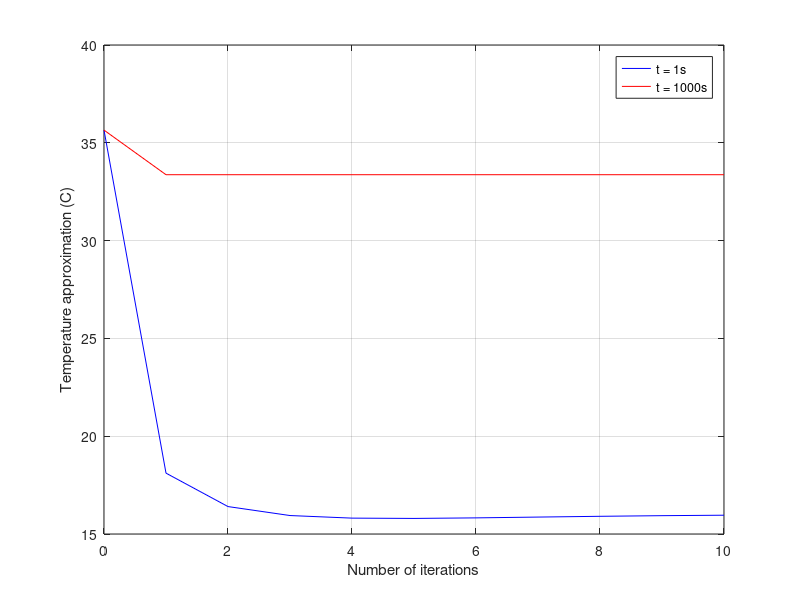
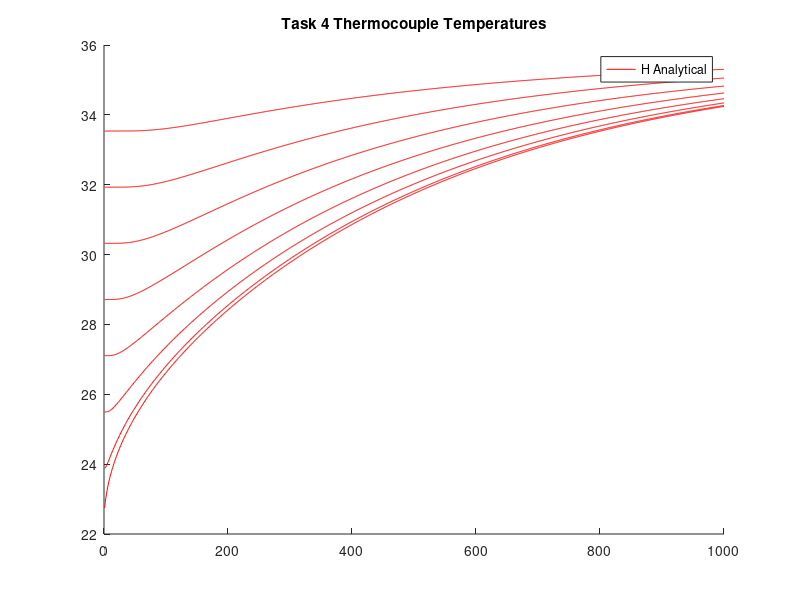
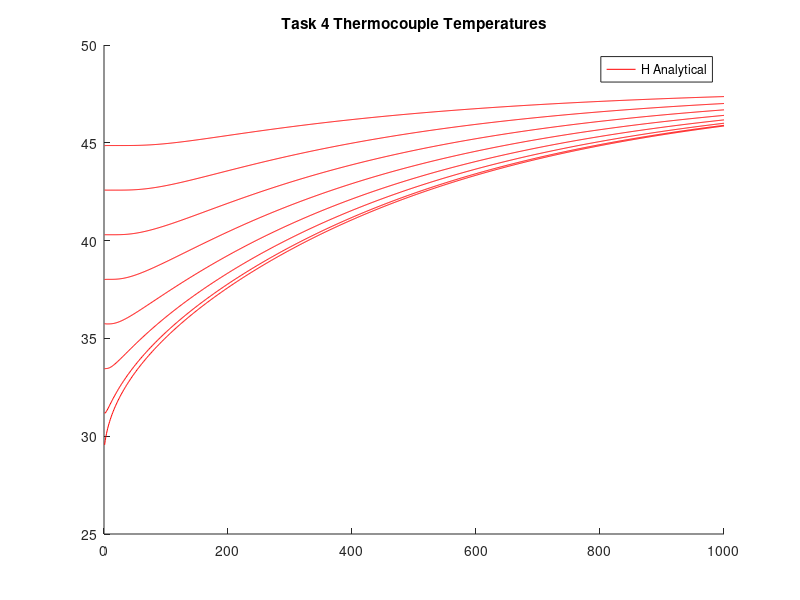
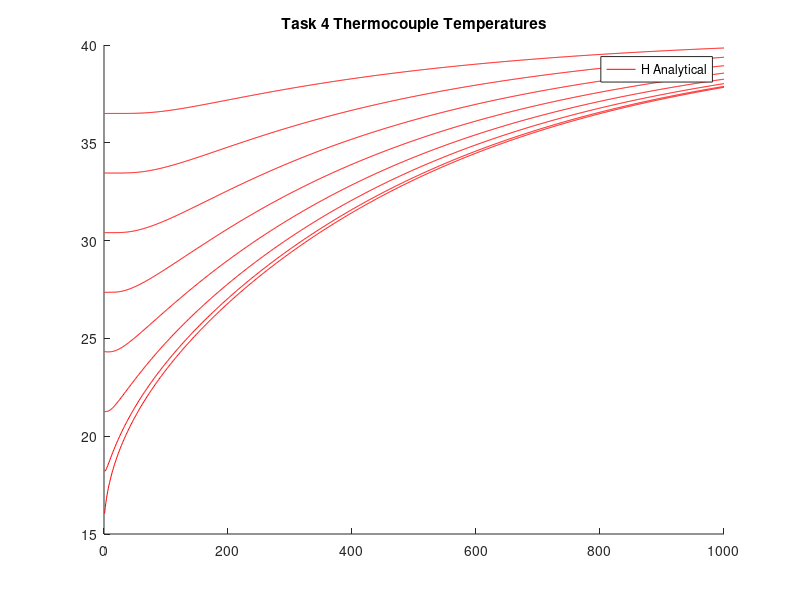

Reproduce these figures in MATLAB, in order.
clc;
clear;
close all;

%% Task 1
%t=1s
N = 10;
L = .2413;
x = .2159;
H = 91.0871;
T0 = 15.9830;
t = 1;
k = 130;
ro = 2810;
cp = 960;
alpha = k / (ro * cp);
total1 = 0;
total2= 0;
start = T0 + (H * x);
TOTAL1 = zeros(1,N);
TOTAL2 = zeros(1,N);
lambda1 = zeros(1,N);
bn1 = zeros(1,N);
sum1 = zeros(1,N);

for n = 1:N
lambda1(n) = ((2*n - 1) * pi) / (2 * L);
bn1(n) = ((-1)^(n) * (4*H*L)) / (2*n-1) * (2 / ((2*n-1) * pi * pi));
sum1(n) = bn1(n) * sin(lambda1(n)*x) * exp(-lambda1(n)^2 * alpha * t);
total1 = sum1(n) + total1;
TOTAL1(n) = total1;
end

u1 = start + TOTAL1;




% t = 1000s
t = 1000;
for n = 1:N
lambda2 = ((2*n - 1) * pi) / (2 * L);
bn2 = ((-1)^(n) * (4*H*L)) / (2*n-1) * (2 / ((2*n-1) * pi * pi));
sum2 = bn2 * sin(lambda2*x) * exp(-lambda2^2 * alpha * t);
total2 = sum2 + total2;
TOTAL2(n) = total2;
end

u2 = start + TOTAL2;

n = linspace(1,10,10);
t1 = [start,u1(1)];
t2 = [start,u2(1)];
m = linspace (0,1,2);
%
figure;

plot(n, u1, 'b'); hold on;
plot(n,u2, 'r');
plot(m,t1, 'b');
plot(m,t2, 'r');
xlabel('Number of iterations');
ylabel('Temperature approximation (C)');
legend('t = 1s', 't = 1000s');
grid on;
%}
%% Task 2

%Model 1A


lambda = zeros(1,N);
bn = zeros(1,N);
sum = zeros(1,N);
tf = 1000;
total = zeros(1,tf);
Total = zeros(1,tf);

u = zeros(1,8);
HAN = [91.0871,132.0763,101.61,146.7295,554.0675];
HEXP = [55.399,78.553,104.987,150.169,287.308];
%{
for h = 1:length(HAN)

start = T0 + (HAN(h) * x);
START = T0 + (HEXP(h) * x);
figure; hold on;

for x = linspace(.0381,L,8)
    for t = 1:tf
        TOTAL = 0;
        TOtAL = 0;
        for n = 1:N
            lambda(n) = ((2*n - 1) * pi) / (2 * L);
            bn(n) = ((-1)^(n) * (4*HAN(h)*L)) / (2*n-1) * (2 / ((2*n-1) * pi * pi));
            sum(n) = bn(n) * sin(lambda(n)*x) * exp(-lambda(n)^2 * alpha * t);
            TOTAL = sum(n) + TOTAL;

            Lambda = ((2*n - 1) * pi) / (2 * L);
            Bn = ((-1)^(n) * (4*HEXP(h)*L)) / (2*n-1) * (2 / ((2*n-1) * pi * pi));
            Sum = Bn * sin(Lambda*x) * exp(-Lambda^2 * alpha * t);
            TOtAL = Sum + TOtAL;
        end
        total(t) = TOtAL;
        Total(t) = TOTAL;
    end
u = start + total;
U = START + Total;

time = linspace(1,1000,1000);
plot(time,u, 'r'); hold on;
plot(time,U, 'b');
legend('H_analytical', 'H_Experimental');
end
end
%}
%% Task 4

for h = 1:length(HAN)

M = [0.468691,0.093738,4.311961,4.874319,18.466442];
start = T0 + (HAN(h) * x);
START = T0 + (HEXP(h) * x);
figure; hold on;

for x = linspace(.0381,L,8)
    for t = 1:tf
        TOTAL = 0;
        TOtAL = 0;
        for n = 1:N
            lambda(n) = ((2*n - 1) * pi) / (2 * L);
            bn(n) = ((-1^(n+1))*8*L*(M(h)-HAN(h))) / (((2*n-1) * pi)^2);
            sum(n) = bn(n) * sin(lambda(n)*x) * exp(-lambda(n)^2 * alpha * t);
            TOTAL = sum(n) + TOTAL;

            Lambda = ((2*n - 1) * pi) / (2 * L);
            Bn = ((-1)^(n) * (4*HEXP(h)*L)) / (2*n-1) * (2 / ((2*n-1) * pi * pi));
            Sum = Bn * sin(Lambda*x) * exp(-Lambda^2 * alpha * t);
            TOtAL = Sum + TOtAL;
        end
        total(t) = TOtAL;
        Total(t) = TOTAL;
    end
u = start + total;
U = START + Total;

time = linspace(1,1000,1000);
plot(time,u, 'r'); hold on;
legend('H Analytical');
title("Task 4 Thermocouple Temperatures");
end
end